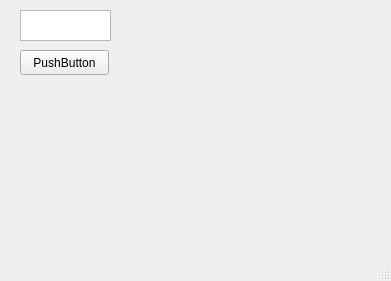
<?xml version="1.0" encoding="UTF-8"?>
<ui version="4.0">
 <class>MainWindow</class>
 <widget class="QMainWindow" name="MainWindow">
  <property name="geometry">
   <rect>
    <x>0</x>
    <y>0</y>
    <width>391</width>
    <height>281</height>
   </rect>
  </property>
  <property name="windowTitle">
   <string>MainWindow</string>
  </property>
  <widget class="QWidget" name="centralwidget">
   <widget class="QTextEdit" name="textEdit">
    <property name="geometry">
     <rect>
      <x>20</x>
      <y>10</y>
      <width>91</width>
      <height>31</height>
     </rect>
    </property>
   </widget>
   <widget class="QPushButton" name="pushButton">
    <property name="geometry">
     <rect>
      <x>20</x>
      <y>50</y>
      <width>89</width>
      <height>25</height>
     </rect>
    </property>
    <property name="text">
     <string>PushButton</string>
    </property>
   </widget>
  </widget>
  <widget class="QMenuBar" name="menubar">
   <property name="geometry">
    <rect>
     <x>0</x>
     <y>0</y>
     <width>391</width>
     <height>22</height>
    </rect>
   </property>
  </widget>
  <widget class="QStatusBar" name="statusbar"/>
 </widget>
 <resources/>
 <connections/>
</ui>
